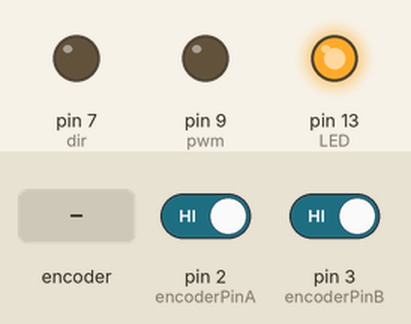
Recording of a sketch running on a simulated Arduino Nano, built with avr-gcc and run on an emulated ATmega328P. On the bench: output pins drawn as LEDs (lit = HIGH). The test bench sets the inputs (shaded band); at power-on: pin 2 (encoderPinA) HIGH, pin 3 (encoderPinB) HIGH. What the sketch prints to the serial monitor is not drawn.

Above: at 1.2 s.
1.3 s: rotary encoder on pin 2 (encoderPinA) / pin 3 (encoderPinB) turned 3 steps (first pin leading)
At 2.4 s:
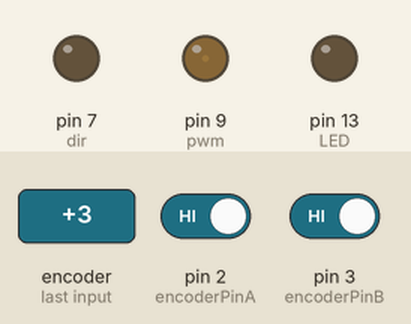
Timing chart, 0 to 4.3 s (numbered marks = the images above; inputs shaded):
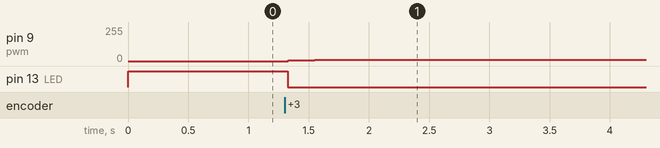

Measured:
- after the input at 1.3 s, pin 9 (pwm): 0/255 → 6/255 at once, → 8/255 0.17 s later, → 10/255 0.20 s later; pin 13 (LED): HIGH → LOW at once

The sketch:

Main.ino
```cpp
#define encoderPinA 2
#define encoderPinB 3
#define LED 13
const int pwm = 9;
const int dir = 7;
const int analogInPin = A6;

volatile byte encRead= 0;//value to store chA, chB
                //encRead will be sequentially: 00 10 11 01 then loop back to 00 (CW)
volatile byte pre_enc=7;

int set = 0;
volatile int newPosition = 0;
int lastPosition= 0;
float error = 0, e_sum=0;
float Kp = 0.5, Ki=0.1 ;
int output=0;
void pwm1(int x) {
    if(x > 0)
    {
        digitalWrite(dir, HIGH);         // quay cung chieu
        if (x>240) x = 240;
        analogWrite(pwm,x);
    }
    else
    {
        digitalWrite(dir, LOW);        //quay nguoc chieu
        if (x<-240) x = -240;
        analogWrite(pwm,-x);
    }
}
void setup() {
  TCCR1B = TCCR1B & 0b11111000 | 0x01; // set PWM frequency @ 31250 Hz for Pins 9 and 10
  TCCR2B = TCCR2B & 0b11111000 | 0x01; // set PWM frequency @ 31250 Hz for Pins 11 and 3
  pinMode(pwm, OUTPUT);
  pinMode(dir, OUTPUT);
  pinMode(encoderPinA, INPUT_PULLUP);
  pinMode(encoderPinB, INPUT_PULLUP);
  pinMode(LED, OUTPUT);
  attachInterrupt(0, readEncoder, CHANGE);
  attachInterrupt(1, readEncoder, CHANGE);
  Serial.begin(57600);
  Serial.print("Start\n");
}

void loop()
{
  error=set-newPosition;
  e_sum= e_sum+error;
  if(e_sum>50) e_sum=50;
  if(e_sum<-50) e_sum=-50;
  output=Kp*error+Ki*e_sum;
  if(output>100) output=100;
  if(output<-100) output=-100;
  pwm1(output);
  /*if(lastPosition!=newPosition)
  {
     Serial.print(newPosition);
     Serial.print("\n");
     lastPosition=newPosition;
  }*/
  if(error==0) digitalWrite(LED,HIGH);
  else digitalWrite(LED,LOW);
//  delayMicroseconds(100);
}

void readEncoder()
{
    encRead= (digitalRead(encoderPinA)<<1) | digitalRead(encoderPinB);
    switch(pre_enc)
    {
      case 0b00:
        if(encRead==0b10)
        {
          newPosition++;
          break;
        }
        if(encRead==0b01)
        {
          newPosition--;
          break;
        }
        break;
      case 0b01:
        if(encRead==0b00)
        {
          newPosition++;
          break;
        }
        if(encRead==0b11)
        {
          newPosition--;
          break;
        }
        break;
      case 0b11:
        if(encRead==0b01)
        {
          newPosition++;
          break;
        }
        if(encRead==0b10)
        {
          newPosition--;
          break;
        }
        break;
      case 0b10:
      if(encRead==0b11)
        {
          newPosition++;
          break;
        }
        if(encRead==0b00)
        {
          newPosition--;
          break;
        }
        break;
      default:
        break;
    }
    pre_enc=encRead;
}
```
